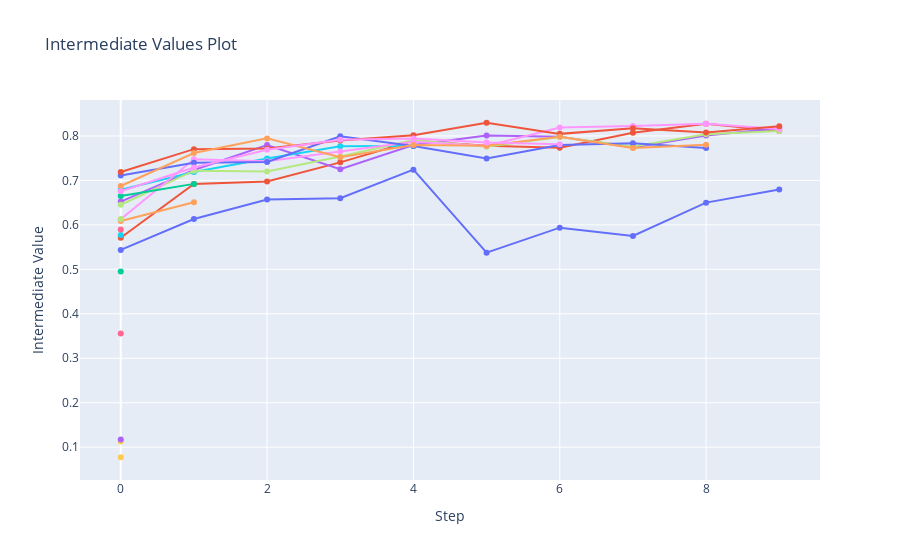

Notebook source saved alongside this figure:
### Markdown cell above
## Visualize the learning curves of the trials

### Code cell
plot_intermediate_values(study)

### Figure 1 — Plotly figure (JSON) as saved in the notebook; plotly's stock layout.template omitted (floating-point values rounded to 4 significant figures)
{"data": [{"marker": {"maxdisplayed": 10}, "mode": "lines+markers", "name": "Trial17", "type": "scatter", "x": [0, 1, 2, 3, 4, 5, 6, 7, 8, 9], "y": [0.5437, 0.6133, 0.657, 0.6602, 0.7242, 0.5375, 0.5938, 0.575, 0.65, 0.6797]}, {"marker": {"maxdisplayed": 10}, "mode": "lines+markers", "name": "Trial18", "type": "scatter", "x": [0, 1, 2, 3, 4, 5, 6, 7, 8, 9], "y": [0.5711, 0.6922, 0.6977, 0.7406, 0.7891, 0.7781, 0.7734, 0.807, 0.8273, 0.8109]}, {"marker": {"maxdisplayed": 10}, "mode": "lines+markers", "name": "Trial19", "type": "scatter", "x": [0], "y": [0.4953]}, {"marker": {"maxdisplayed": 10}, "mode": "lines+markers", "name": "Trial20", "type": "scatter", "x": [0, 1, 2, 3, 4, 5, 6, 7, 8, 9], "y": [0.6523, 0.7234, 0.7797, 0.725, 0.7797, 0.8008, 0.7984, 0.7742, 0.8008, 0.8172]}, {"marker": {"maxdisplayed": 10}, "mode": "lines+markers", "name": "Trial21", "type": "scatter", "x": [0, 1], "y": [0.6086, 0.6508]}, {"marker": {"maxdisplayed": 10}, "mode": "lines+markers", "name": "Trial22", "type": "scatter", "x": [0, 1, 2, 3, 4], "y": [0.6789, 0.7188, 0.7492, 0.7766, 0.7773]}, {"marker": {"maxdisplayed": 10}, "mode": "lines+markers", "name": "Trial23", "type": "scatter", "x": [0], "y": [0.3555]}, {"marker": {"maxdisplayed": 10}, "mode": "lines+markers", "name": "Trial24", "type": "scatter", "x": [0, 1, 2, 3, 4, 5, 6, 7, 8, 9], "y": [0.6453, 0.7219, 0.7203, 0.7539, 0.7906, 0.7758, 0.7977, 0.7766, 0.8039, 0.8109]}, {"marker": {"maxdisplayed": 10}, "mode": "lines+markers", "name": "Trial25", "type": "scatter", "x": [0, 1, 2, 3, 4, 5, 6, 7, 8, 9], "y": [0.6125, 0.7477, 0.743, 0.7648, 0.7867, 0.7773, 0.8187, 0.8227, 0.8273, 0.8156]}, {"marker": {"maxdisplayed": 10}, "mode": "lines+markers", "name": "Trial26", "type": "scatter", "x": [0], "y": [0.1125]}, {"marker": {"maxdisplayed": 10}, "mode": "lines+markers", "name": "Trial27", "type": "scatter", "x": [0, 1, 2, 3, 4, 5, 6, 7, 8], "y": [0.7109, 0.7398, 0.7414, 0.7992, 0.7773, 0.7492, 0.7797, 0.7836, 0.7727]}, {"marker": {"maxdisplayed": 10}, "mode": "lines+markers", "name": "Trial28", "type": "scatter", "x": [0, 1, 2, 3, 4, 5, 6, 7, 8, 9], "y": [0.7188, 0.7703, 0.7719, 0.7898, 0.8016, 0.8297, 0.8047, 0.8172, 0.8078, 0.8219]}, {"marker": {"maxdisplayed": 10}, "mode": "lines+markers", "name": "Trial29", "type": "scatter", "x": [0, 1], "y": [0.6648, 0.6922]}, {"marker": {"maxdisplayed": 10}, "mode": "lines+markers", "name": "Trial30", "type": "scatter", "x": [0], "y": [0.1172]}, {"marker": {"maxdisplayed": 10}, "mode": "lines+markers", "name": "Trial31", "type": "scatter", "x": [0, 1, 2, 3, 4, 5, 6, 7, 8], "y": [0.6875, 0.7617, 0.7945, 0.7523, 0.7797, 0.7781, 0.7984, 0.7727, 0.7805]}, {"marker": {"maxdisplayed": 10}, "mode": "lines+markers", "name": "Trial32", "type": "scatter", "x": [0], "y": [0.5773]}, {"marker": {"maxdisplayed": 10}, "mode": "lines+markers", "name": "Trial33", "type": "scatter", "x": [0], "y": [0.5898]}, {"marker": {"maxdisplayed": 10}, "mode": "lines+markers", "name": "Trial34", "type": "scatter", "x": [0], "y": [0.6133]}, {"marker": {"maxdisplayed": 10}, "mode": "lines+markers", "name": "Trial35", "type": "scatter", "x": [0, 1, 2, 3, 4, 5, 6], "y": [0.6758, 0.7289, 0.7688, 0.7914, 0.7945, 0.7852, 0.7812]}, {"marker": {"maxdisplayed": 10}, "mode": "lines+markers", "name": "Trial36", "type": "scatter", "x": [0], "y": [0.07734]}], "layout": {"showlegend": false, "title": {"text": "Intermediate Values Plot"}, "xaxis": {"title": {"text": "Step"}}, "yaxis": {"title": {"text": "Intermediate Value"}}}}
